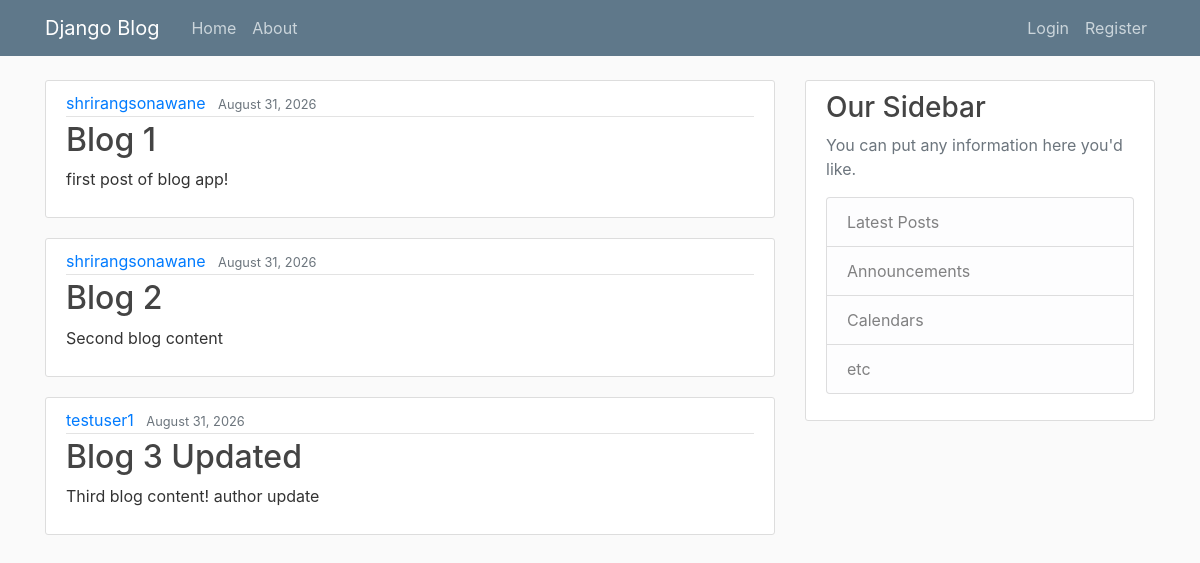
The page / on the database its author committed.
### Blog_App/models.py (models this page shows, shortened)
class post(models.Model):
    title = models.CharField(max_length=255)
    content = models.TextField()
    date_posted = models.DateTimeField(default=timezone.now)
    author = models.ForeignKey(User, on_delete=models.CASCADE)

### Blog_App/views.py (the view)
# urls.py: 2. Add a URL to urlpatterns:  path('', views.home, name='home')
def home(request):
    context={
        'posts': post.objects.all()
    }
    return render(request, 'Blog_App/home.html',context)

### Blog_App/templates/Blog_App/home.html
{% extends "Blog_App/base.html" %}
{% block content %}
    {% for post in posts %}
        <article class="media content-section">
            <div class="media-body">
                <div class="article-metadata">
                    <a class="mr-2" href="#">{{ post.author }}</a>
                    <small class="text-muted">{{ post.date_posted|date:"F d, Y" }}</small>
                </div>
                <h2><a class="article-title" href="#">{{ post.title }}</a></h2>
                <p class="article-content">{{ post.content }}</p>
            </div>
        </article>
    {% endfor %}
{% endblock content %}

### Blog_App/static/Blog_App/main.css (style rules this page uses)
body { background: #fafafa; color: #333333; margin-top: 5rem; }
h1, h2, h3, h4, h5, h6 { color: #444444; }
.content-section { background: #ffffff; padding: 10px 20px; border: 1px solid #dddddd; border-radius: 3px; margin-bottom: 20px; }
.article-title { color: #444444; }
.article-content { white-space: pre-line; }
.article-metadata { padding-bottom: 1px; margin-bottom: 4px; border-bottom: 1px solid #e3e3e3 }

### rows shown on the page
post: author "shrirangsonawane", date_posted "August 31, 2026", title "Blog 1", content "first post of blog app!"
post: author "shrirangsonawane", date_posted "August 31, 2026", title "Blog 2", content "Second blog content"
post: author "testuser1", date_posted "August 31, 2026", title "Blog 3 Updated", content "Third blog content! author update"
